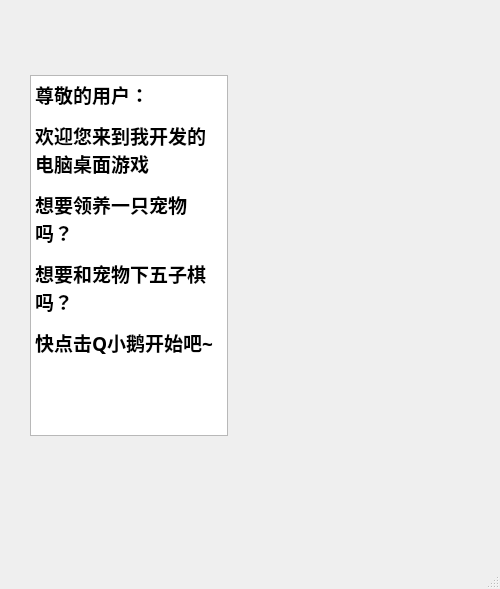
<?xml version="1.0" encoding="UTF-8"?>
<ui version="4.0">
 <class>Welcome</class>
 <widget class="QMainWindow" name="Welcome">
  <property name="geometry">
   <rect>
    <x>0</x>
    <y>0</y>
    <width>500</width>
    <height>589</height>
   </rect>
  </property>
  <property name="windowTitle">
   <string>MainWindow</string>
  </property>
  <widget class="QWidget" name="centralwidget">
   <widget class="QTextEdit" name="textEdit">
    <property name="geometry">
     <rect>
      <x>30</x>
      <y>75</y>
      <width>198</width>
      <height>361</height>
     </rect>
    </property>
    <property name="font">
     <font>
      <family>华文楷体</family>
      <pointsize>14</pointsize>
      <weight>75</weight>
      <bold>true</bold>
     </font>
    </property>
    <property name="html">
     <string>&lt;!DOCTYPE HTML PUBLIC &quot;-//W3C//DTD HTML 4.0//EN&quot; &quot;http://www.w3.org/TR/REC-html40/strict.dtd&quot;&gt;
&lt;html&gt;&lt;head&gt;&lt;meta name=&quot;qrichtext&quot; content=&quot;1&quot; /&gt;&lt;style type=&quot;text/css&quot;&gt;
p, li { white-space: pre-wrap; }
&lt;/style&gt;&lt;/head&gt;&lt;body style=&quot; font-family:'华文楷体'; font-size:14pt; font-weight:600; font-style:normal;&quot;&gt;
&lt;p style=&quot; margin-top:12px; margin-bottom:12px; margin-left:0px; margin-right:0px; -qt-block-indent:0; text-indent:0px;&quot;&gt;尊敬的用户：&lt;/p&gt;
&lt;p style=&quot; margin-top:12px; margin-bottom:12px; margin-left:0px; margin-right:0px; -qt-block-indent:0; text-indent:0px;&quot;&gt;欢迎您来到我开发的电脑桌面游戏&lt;/p&gt;
&lt;p style=&quot; margin-top:12px; margin-bottom:12px; margin-left:0px; margin-right:0px; -qt-block-indent:0; text-indent:0px;&quot;&gt;想要领养一只宠物吗？&lt;/p&gt;
&lt;p style=&quot; margin-top:12px; margin-bottom:12px; margin-left:0px; margin-right:0px; -qt-block-indent:0; text-indent:0px;&quot;&gt;想要和宠物下五子棋吗？&lt;/p&gt;
&lt;p style=&quot; margin-top:12px; margin-bottom:12px; margin-left:0px; margin-right:0px; -qt-block-indent:0; text-indent:0px;&quot;&gt;快点击Q小鹅开始吧~&lt;/p&gt;&lt;/body&gt;&lt;/html&gt;</string>
    </property>
   </widget>
  </widget>
  <widget class="QMenuBar" name="menubar">
   <property name="geometry">
    <rect>
     <x>0</x>
     <y>0</y>
     <width>500</width>
     <height>26</height>
    </rect>
   </property>
  </widget>
  <widget class="QStatusBar" name="statusbar"/>
 </widget>
 <resources/>
 <connections/>
</ui>
